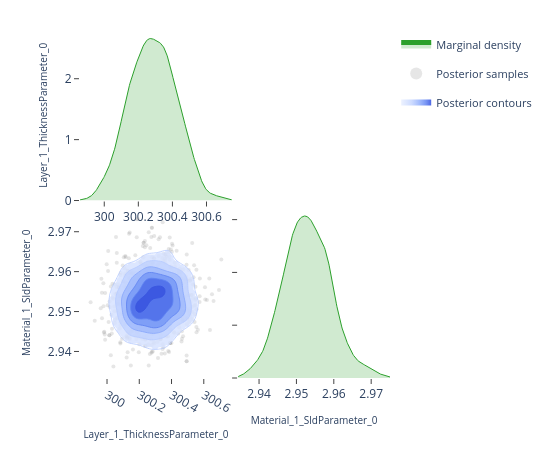

Source (notebook cell):
### Code cell
# ---- Pairwise focus: thickness vs SLD ---------------------------------------
# A 2-parameter corner plot zooms in on the joint posterior for a specific
# pair.  This is the same view the EasyReflectometryApp's "2D Heatmap"
# sub-tab uses to inspect parameter degeneracies.


params_of_interest = ['Layer_1_ThicknessParameter_0', 'Material_1_SldParameter_0']
idx = [posterior.param_names.index(p) for p in params_of_interest]
subset_draws = np.asarray(posterior.draws)[:, idx]

fig = plot_corner(subset_draws, params_of_interest)
fig.show()

### Figure 1 — Plotly figure (JSON) as saved in the notebook; plotly's stock layout.template omitted (floating-point values rounded to 4 significant figures; data arrays with more than 128 entries replaced by an {"elided": "..."} marker saying what was removed)
{"data": [{"fill": "tozeroy", "fillcolor": "rgba(44, 160, 44, 0.22)", "hoverinfo": "skip", "legendgroup": "marginal", "line": {"color": "rgb(44, 160, 44)", "width": 1}, "mode": "lines", "name": "Marginal density", "showlegend": true, "type": "scatter", "x": {"elided": "256 float values"}, "xaxis": "x", "y": {"elided": "256 float values"}, "yaxis": "y"}, {"hoverinfo": "skip", "legendgroup": "scatter", "marker": {"color": "rgba(140, 140, 140, 0.22)", "size": 4}, "mode": "markers", "name": "Posterior samples", "showlegend": true, "type": "scatter", "x": {"elided": "880 float values"}, "xaxis": "x3", "y": {"elided": "880 float values"}, "yaxis": "y3", "zorder": 0}, {"colorscale": [[0.0, "rgba(224, 233, 255, 0.62)"], [0.35, "rgba(183, 203, 255, 0.70)"], [0.6, "rgba(138, 169, 252, 0.78)"], [0.82, "rgba(96, 131, 242, 0.84)"], [1.0, "rgba(58, 86, 224, 0.90)"]], "connectgaps": false, "contours": {"coloring": "fill", "end": 142.5, "showlabels": false, "showlines": false, "size": 22.5, "start": 30.0}, "hoverinfo": "skip", "legendgroup": "contour", "name": "Posterior contours", "showlegend": true, "showscale": false, "type": "contour", "x": [299.9, 299.9, 299.9, 299.9, 299.9, 299.9, 299.9, 299.9, 299.9, 300.0, 300.0, 300.0, 300.0, 300.0, 300.0, 300.0, 300.0, 300.0, 300.1, 300.1, 300.1, 300.1, 300.1, 300.1, 300.1, 300.1, 300.2, 300.2, 300.2, 300.2, 300.2, 300.2, 300.2, 300.2, 300.2, 300.3, 300.3, 300.3, 300.3, 300.3, 300.3, 300.3, 300.3, 300.3, 300.4, 300.4, 300.4, 300.4, 300.4, 300.4, 300.4, 300.4, 300.4, 300.5, 300.5, 300.5, 300.5, 300.5, 300.5, 300.5, 300.5, 300.5, 300.6, 300.6, 300.6, 300.6, 300.6, 300.6, 300.6, 300.6, 300.6, 300.7, 300.7, 300.7, 300.7, 300.7, 300.7, 300.7, 300.7, 300.7], "xaxis": "x3", "y": [2.934, 2.935, 2.935, 2.936, 2.936, 2.937, 2.937, 2.938, 2.939, 2.939, 2.94, 2.94, 2.941, 2.941, 2.942, 2.942, 2.943, 2.943, 2.944, 2.944, 2.945, 2.945, 2.946, 2.946, 2.947, 2.947, 2.948, 2.948, 2.949, 2.949, 2.95, 2.95, 2.951, 2.951, 2.952, 2.952, 2.953, 2.953, 2.954, 2.954, 2.955, 2.955, 2.956, 2.957, 2.957, 2.958, 2.958, 2.959, 2.959, 2.96, 2.96, 2.961, 2.961, 2.962, 2.962, 2.963, 2.963, 2.964, 2.964, 2.965, 2.965, 2.966, 2.966, 2.967, 2.967, 2.968, 2.968, 2.969, 2.969, 2.97, 2.97, 2.971, 2.971, 2.972, 2.972, 2.973, 2.973, 2.974, 2.975, 2.975], "yaxis": "y3", "z": {"elided": "80x80 float values"}, "zmax": 142.5, "zmin": 30.0, "zorder": 1}, {"colorscale": [[0.0, "rgba(183, 203, 255, 0.94)"], [0.35, "rgba(183, 203, 255, 0.94)"], [0.35, "rgba(138, 169, 252, 0.95)"], [0.6, "rgba(138, 169, 252, 0.95)"], [0.6, "rgba(96, 131, 242, 0.96)"], [0.82, "rgba(96, 131, 242, 0.96)"], [0.82, "rgba(58, 86, 224, 0.98)"], [1.0, "rgba(58, 86, 224, 0.98)"]], "contours": {"coloring": "lines", "end": 142.5, "showlabels": false, "size": 22.5, "start": 30.0}, "hoverinfo": "skip", "legendgroup": "contour", "line": {"width": 0.9}, "showlegend": false, "showscale": false, "type": "contour", "x": [299.9, 299.9, 299.9, 299.9, 299.9, 299.9, 299.9, 299.9, 299.9, 300.0, 300.0, 300.0, 300.0, 300.0, 300.0, 300.0, 300.0, 300.0, 300.1, 300.1, 300.1, 300.1, 300.1, 300.1, 300.1, 300.1, 300.2, 300.2, 300.2, 300.2, 300.2, 300.2, 300.2, 300.2, 300.2, 300.3, 300.3, 300.3, 300.3, 300.3, 300.3, 300.3, 300.3, 300.3, 300.4, 300.4, 300.4, 300.4, 300.4, 300.4, 300.4, 300.4, 300.4, 300.5, 300.5, 300.5, 300.5, 300.5, 300.5, 300.5, 300.5, 300.5, 300.6, 300.6, 300.6, 300.6, 300.6, 300.6, 300.6, 300.6, 300.6, 300.7, 300.7, 300.7, 300.7, 300.7, 300.7, 300.7, 300.7, 300.7], "xaxis": "x3", "y": [2.934, 2.935, 2.935, 2.936, 2.936, 2.937, 2.937, 2.938, 2.939, 2.939, 2.94, 2.94, 2.941, 2.941, 2.942, 2.942, 2.943, 2.943, 2.944, 2.944, 2.945, 2.945, 2.946, 2.946, 2.947, 2.947, 2.948, 2.948, 2.949, 2.949, 2.95, 2.95, 2.951, 2.951, 2.952, 2.952, 2.953, 2.953, 2.954, 2.954, 2.955, 2.955, 2.956, 2.957, 2.957, 2.958, 2.958, 2.959, 2.959, 2.96, 2.96, 2.961, 2.961, 2.962, 2.962, 2.963, 2.963, 2.964, 2.964, 2.965, 2.965, 2.966, 2.966, 2.967, 2.967, 2.968, 2.968, 2.969, 2.969, 2.97, 2.97, 2.971, 2.971, 2.972, 2.972, 2.973, 2.973, 2.974, 2.975, 2.975], "yaxis": "y3", "z": {"elided": "80x80 float values"}, "zmax": 142.5, "zmin": 30.0, "zorder": 2}, {"fill": "tozeroy", "fillcolor": "rgba(44, 160, 44, 0.22)", "hoverinfo": "skip", "legendgroup": "marginal", "line": {"color": "rgb(44, 160, 44)", "width": 1}, "mode": "lines", "name": "Marginal density", "showlegend": false, "type": "scatter", "x": {"elided": "256 float values"}, "xaxis": "x4", "y": {"elided": "256 float values"}, "yaxis": "y4"}], "layout": {"height": 450, "legend": {"font": {"size": 11}, "itemsizing": "constant", "orientation": "v", "x": 1.02, "xanchor": "left", "y": 1.0, "yanchor": "top"}, "margin": {"b": 60, "l": 80, "r": 160, "t": 30}, "plot_bgcolor": "white", "showlegend": true, "width": 550, "xaxis": {"anchor": "y", "domain": [0.0, 0.49], "showgrid": false, "ticks": "outside", "zeroline": false}, "xaxis2": {"anchor": "y2", "domain": [0.51, 1.0], "showgrid": false, "ticks": "outside", "visible": false, "zeroline": false}, "xaxis3": {"anchor": "y3", "domain": [0.0, 0.49], "showgrid": false, "ticks": "outside", "title": {"font": {"size": 10}, "text": "Layer_1_ThicknessParameter_0"}, "zeroline": false}, "xaxis4": {"anchor": "y4", "domain": [0.51, 1.0], "showgrid": false, "ticks": "outside", "title": {"font": {"size": 10}, "text": "Material_1_SldParameter_0"}, "zeroline": false}, "yaxis": {"anchor": "x", "domain": [0.51, 1.0], "showgrid": false, "ticks": "outside", "title": {"font": {"size": 10}, "text": "Layer_1_ThicknessParameter_0"}, "zeroline": false}, "yaxis2": {"anchor": "x2", "domain": [0.51, 1.0], "showgrid": false, "ticks": "outside", "visible": false, "zeroline": false}, "yaxis3": {"anchor": "x3", "domain": [0.0, 0.49], "showgrid": false, "ticks": "outside", "title": {"font": {"size": 10}, "text": "Material_1_SldParameter_0"}, "zeroline": false}, "yaxis4": {"anchor": "x4", "domain": [0.0, 0.49], "showgrid": false, "showticklabels": false, "ticks": "outside", "zeroline": false}}}
